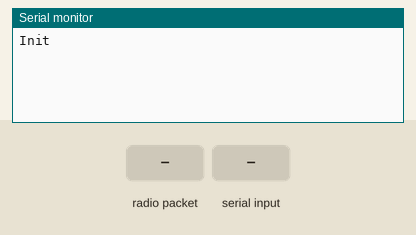
This sketch was run on a simulated Arduino Uno, built with avr-gcc and run on an emulated ATmega328P. Shown: the last lines printed to the serial monitor. The inputs (shaded band) are chosen by the test bench. No radio packets arrive unless stated.

Above: at 1.2 s.
1.3 s: radio packet "1" arrives
At 1.7 s:
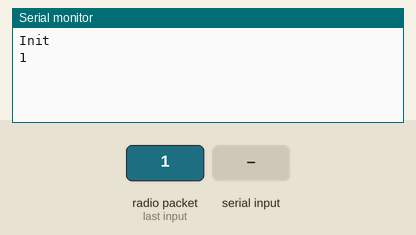
2.8 s: "0\n" received over Serial
At 4.0 s:
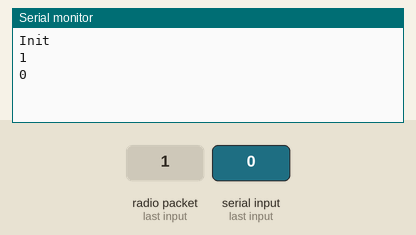

The sketch:

Transceiver.ino
```cpp
#include <VirtualWire.h>

char inData[20];
char inChar;
byte index = 0;

void setup(void) {
  Serial.begin(9600); //Set Baud Rate
  Serial.println("Init");
  vw_set_tx_pin(8);
  vw_set_rx_pin(7);
  vw_set_ptt_inverted(false); // Required for DR3100
  vw_setup(1200);	 // Bits per sec
  vw_rx_start();   // Start the receiver PLL running
}

void loop(void) {
  uint8_t buf[VW_MAX_MESSAGE_LEN];
  uint8_t buflen = VW_MAX_MESSAGE_LEN;

  if (Serial.available() > 0) {
    while(Serial.available() > 0) {
      inChar = Serial.read();
      if (inChar == '\r' || inChar == '\n')
        inChar == '\0';
      inData[index] = inChar;
      index++;
      inData[index] = '\0';
    }
    if (inData[0] != ':')
      Serial.println(inData);
    else {
      int i = 1;
      while (inData[i] != '\0') {
        inData[i-1] = inData[i];
        i++;
      }
      inData[i-1] = '\0';
    }
    Serial.flush();
    index = 0;
  }

  if (inData[0] != '\0') {
    vw_send((uint8_t *)inData, strlen(inData));
    vw_wait_tx();
    for (int i = 0; i < 20; i++)
      inData[i] = '\0';
  }

  if (vw_get_message(buf, &buflen)) {
    for (int i = 0; i < buflen; i++) {
      Serial.print((char)buf[i]);
    }
    Serial.println();
    Serial.flush();
  }
}
```

Measured:
- after the input at 1.3 s, the serial monitor: prints a new line at once (image 1)
- after the input at 2.8 s, the serial monitor: prints a new line at once (image 2)
